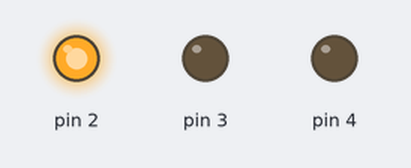
Bench run of a sketch on a simulated Arduino Uno, built with avr-gcc and run on an emulated ATmega328P. Parts: output pins drawn as LEDs (lit = HIGH).

Above: at 2.5 s.
At 12.5 s:
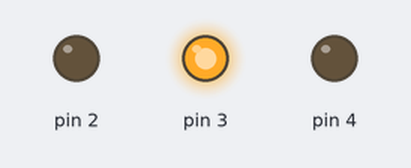
At 22.5 s:
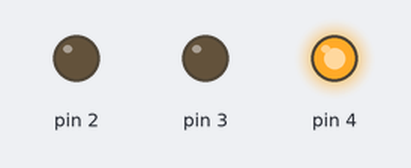
At 27.5 s:
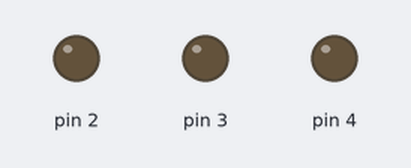
Timing chart, 0 to 39.0 s (numbered marks = the images above):
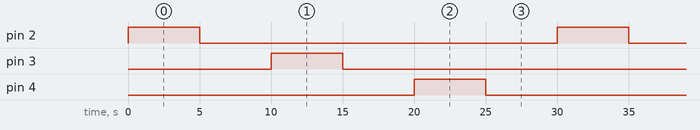

The sketch:

LedTest.ino
```cpp
int waitTime = 5000;

void setup() {
  // put your setup code here, to run once:
  pinMode(2, OUTPUT);
  pinMode(3, OUTPUT);
  pinMode(4, OUTPUT);
  //pinMode(4, OUTPUT);
}

void loop() {
  // put your main code here, to run repeatedly:
  for (int i = 2; i <= 4; i++) {
    digitalWrite(i, HIGH);
    delay(waitTime);
    digitalWrite(i, LOW);
    delay(waitTime);
  }
}
```

Measured:
- by itself, pin 2–4: alternates HIGH for 5.0 s and LOW for 25.0 s
- by itself, everything shown: repeats every 30.0 s, in 6 steps
